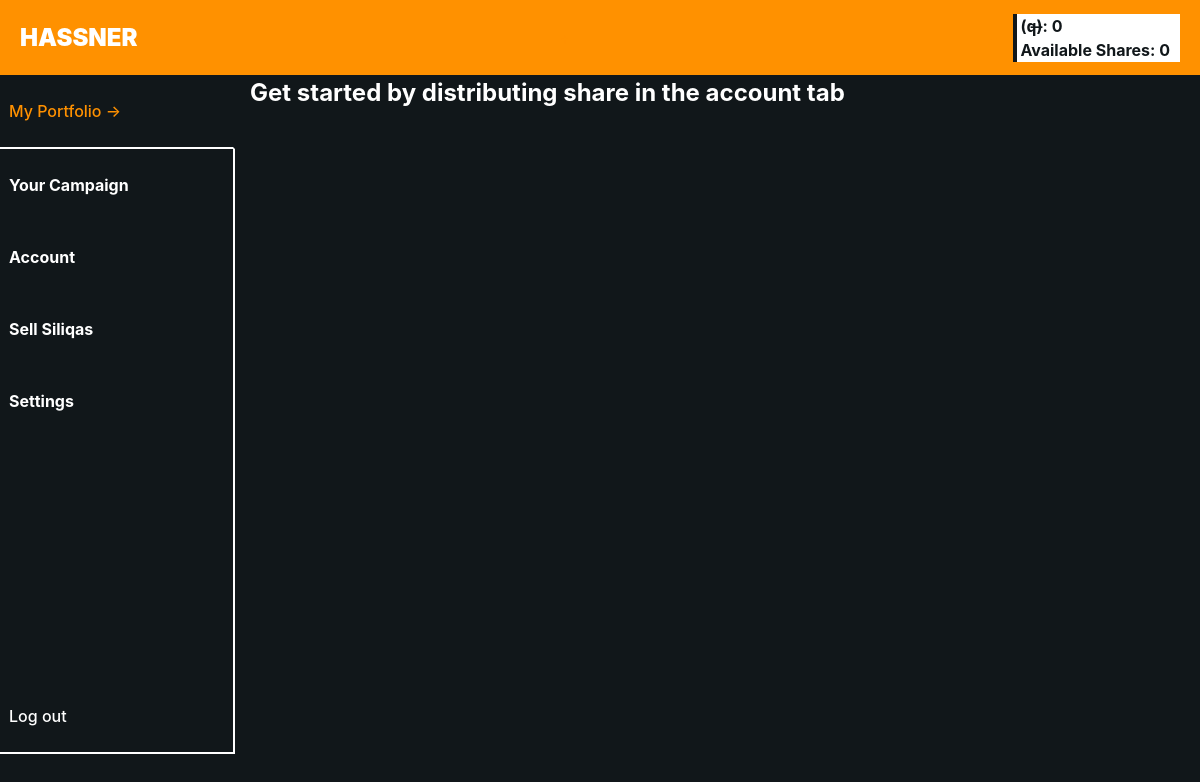
/frontend/artist/Artist.php (signed in), run on an earlier commit of the app's database.
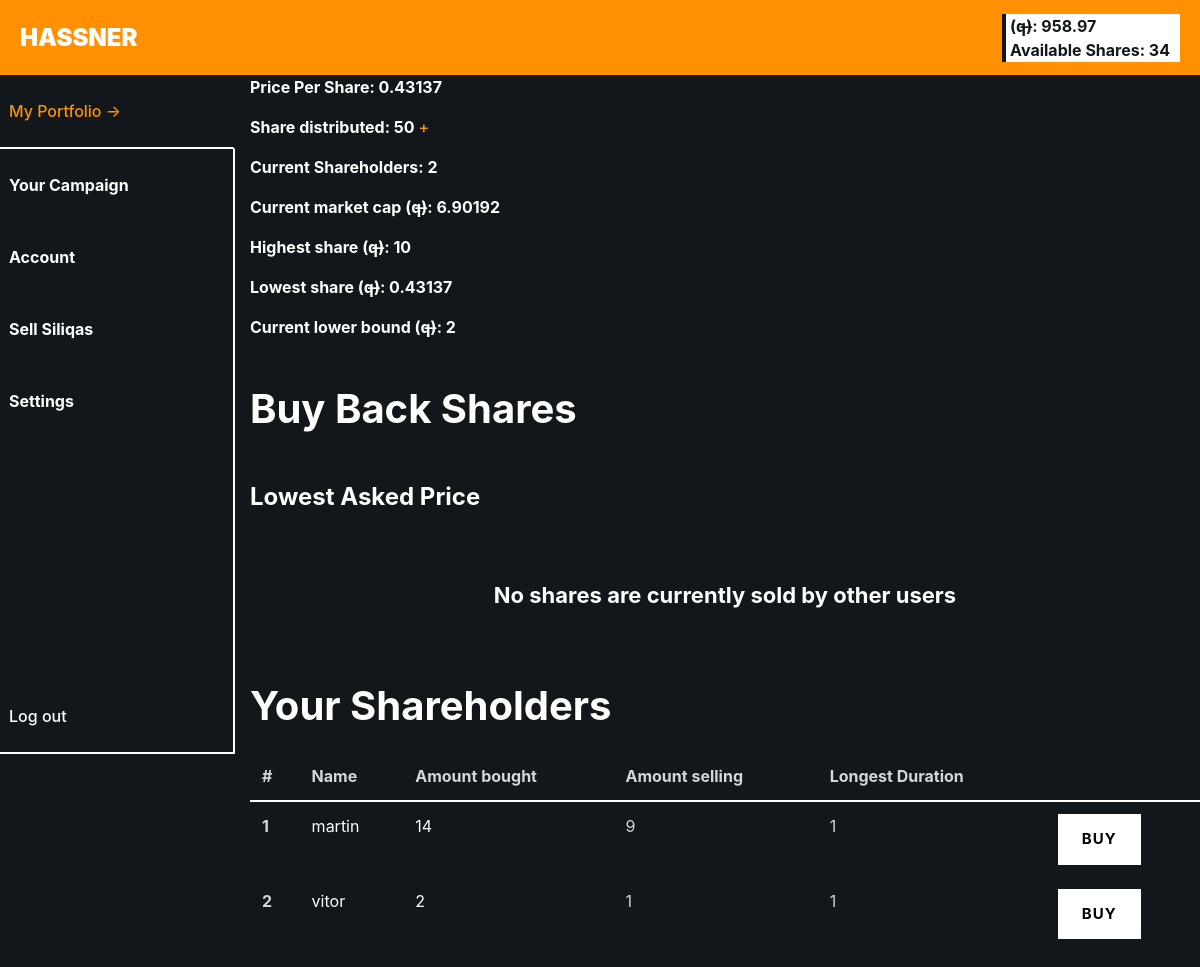
And on a later commit of the database.
### tables this page shows
CREATE TABLE `account` (
  `username` varchar(50) NOT NULL,
  `password` varchar(50) NOT NULL,
  `account_type` varchar(50) NOT NULL,
  `id` int(11) NOT NULL,
  `Shares` int(50) NOT NULL,
  `balance` float NOT NULL,
  `rate` float NOT NULL,
  `Share_Distributed` int(10) NOT NULL,
  `email` varchar(50) NOT NULL,
  `billing_address` varchar(10) NOT NULL,
  `Full_name` varchar(50) NOT NULL,
  `City` varchar(20) NOT NULL,
  `State` varchar(20) NOT NULL,
  `ZIP` varchar(6) NOT NULL,
  `Card_number` varchar(19) NOT NULL,
  `Transit_no` varchar(5) NOT NULL,
  `Inst_no` varchar(3) NOT NULL,
  `Account_no` varchar(11) NOT NULL,
  `Swift` varchar(8) NOT NULL,
  `price_per_share` float NOT NULL,
  `Monthly_shareholder` int(11) NOT NULL,
  `Income` float NOT NULL,
  `Market_cap` float NOT NULL,
  `lower_bound` float NOT NULL,
  `deposit` float NOT NULL
);

### APIs/logic.php (called while the page is built, shortened)
<?php
        function searchAccount($conn, $username)
        {
            $sql = "SELECT * FROM account WHERE username = ?";
            $stmt = $conn->prepare($sql);
            $stmt->bind_param('s', $username);
            $stmt->execute();
            $result = $stmt->get_result();
            return $result;
        }
        function searchArtistCurrentPricePerShare($conn, $artist_username)
        {
            $sql = "SELECT price_per_share FROM account WHERE username = ?";
            $stmt = $conn->prepare($sql);
            $stmt->bind_param('s', $artist_username);
            $stmt->execute();
            $result = $stmt->get_result();
            return $result;
        }
        function searchArtistTotalSharesBought($conn, $artist_username)
        {
            $sql = "SELECT no_of_share_bought FROM user_artist_share WHERE artist_username = ?";
            $stmt = $conn->prepare($sql);
            $stmt->bind_param('s', $artist_username);
            $stmt->execute();
            $result = $stmt->get_result();
            return $result;
        }
        function searchArtistHighestPrice($conn, $artist_username)
        {
            $sql = "SELECT MAX(selling_price) AS maximum FROM user_artist_sell_share WHERE artist_username = ?";
            $stmt = $conn->prepare($sql);
            $stmt->bind_param('s', $artist_username);
            $stmt->execute();
            $result = $stmt->get_result();
            return $result;
        }
        function searchArtistLowestPrice($conn, $artist_username)
        {
            $sql = "SELECT MIN(selling_price) AS minimum FROM user_artist_sell_share WHERE artist_username = ?";
            $stmt = $conn->prepare($sql);
            $stmt->bind_param('s', $artist_username);
            $stmt->execute();
            $result = $stmt->get_result();
            return $result;
        }
        function getArtistShareHolders($conn, $artist_username)
        {
            $sql = "SELECT user_username FROM user_artist_share WHERE artist_username = ?";
            $stmt = $conn->prepare($sql);
            $stmt->bind_param('s', $artist_username);
            $stmt->execute();
            $result = $stmt->get_result();
            return $result;
        }
        function getArtistShareLowerBound($conn, $artist_username)
        {
            $type = "artist";
            $sql = "SELECT lower_bound FROM account WHERE username = ? AND account_type = ?";
            $stmt = $conn->prepare($sql);
            $stmt->bind_param('ss', $artist_username, $type);
            $stmt->execute();
            $result = $stmt->get_result();
            return $result;
        }
        function getAskedPrices($conn, $artist_username)
        {
            $sql = "SELECT * FROM user_artist_sell_share WHERE artist_username = ?";
            $stmt = $conn->prepare($sql);
            $stmt->bind_param('s', $artist_username);
            $stmt->execute();
            $result = $stmt->get_result();
            return $result;
        }
?>

### APIs/artist/ArtistBackend.php (called while the page is built, shortened)
<?php
    function getArtistAccount($artist_username, $account_type)
    {
        $conn = connect();
        $result = searchAccount($conn, $artist_username);
        $account_info = $result->fetch_assoc();
        return $account_info;
    }
    function fetchCurrentShareholders($artist_username)
    {
        $conn = connect();
        return getArtistShareHolders($conn, $artist_username);
    }
    function calculateMarketCap($artist_username)
    {
        $conn = connect();
        $market_cap = 0;
        $res1 = searchArtistTotalSharesBought($conn, $artist_username);
        $res2 = searchArtistCurrentPricePerShare($conn, $artist_username);
        $pps = $res2->fetch_assoc();
        while($row = $res1->fetch_assoc())
        {
            $market_cap += ($row['no_of_share_bought'] * $pps['price_per_share']);
        }
        return $market_cap;
    }
?>

### APIs/Helper.php (called while the page is built, shortened)
<?php
    function getHighestOrLowestPPS($artist_username, $indicator)
    {
        if($indicator == "MAX")
        {
            $conn = connect();
            $res1 = searchArtistCurrentPricePerShare($conn, $artist_username);
            $market_price = $res1->fetch_assoc();
            $res2 = searchArtistHighestPrice($conn, $artist_username);
            $highest_asked_price = $res2->fetch_assoc();
            if($market_price['price_per_share'] < $highest_asked_price['maximum'])
            {
                return $highest_asked_price['maximum'];
            }
            return $market_price['price_per_share'];
        }
        else
        {
            $conn = connect();
            $res1 = searchArtistCurrentPricePerShare($conn, $artist_username);
            $market_price = $res1->fetch_assoc();
            $res2 = getAskedPrices($conn, $_SESSION['username']);
            $res3 = searchArtistLowestPrice($conn, $artist_username);
            $lowest_asked_price = $res3->fetch_assoc();
            if($market_price['price_per_share'] < $lowest_asked_price['minimum'])
            {
                return $market_price['price_per_share'];
            }
            return $market_price['price_per_share'];
        }
    }
?>

### frontend/artist/Artist.php (the view, shortened to what the rows shown need)
<?php
  include '../../APIs/control/Dependencies.php';
  include '../../APIs/artist/ArtistBackend.php';
  include '../../APIs/shared/MarketplaceBackend.php';
  $account_info = getArtistAccount($_SESSION['username'], "artist");
?>
<!doctype html>
<html lang="en">
  <head>
      <link href="https://rsms.me/inter/inter-ui.css" rel="stylesheet">
      <link rel="stylesheet" href="../css/default.css" id="theme-color">
      <link rel="stylesheet" href="../css/menu.css" id="theme-color">
      <link rel="stylesheet" href="../css/date_picker.css" type="text/css">
      <link rel="stylesheet" href="../css/slidebar.css" type="text/css">
  </head>
  <body class="bg-dark">
  <section class="smart-scroll">
      <div class="container-xxl">
          <nav class="navbar navbar-expand-md navbar-dark bg-orange">
              <a id = "href-hover" class="navbar-brand heading-black" href="#">
                  HASSNER
              </a>
              <div class="col text-right">
                  <a href="../APIs/IncreaseSharesDistributed.php" onclick='window.location.reload();'>+</a>
              </div>
              <div class="col text-right">
                  <a href="../APIs/DecreaseSharesDistributed.php" onclick='window.location.reload();'>-</a>
              </div>
              <div style="color: #11171a; font-weight: bold; background-color:white; border-left: 4px solid #11171a; border-right: 10px solid white;">
                <?php
                  echo ' &nbsp;(q̶): ';
                  echo round($account_info['balance'], 2);
                  $unbought = $account_info['Share_Distributed'] - $account_info['Shares'];
                  echo '<br> &nbsp;Available Shares: ';
                  echo $unbought;
                ?>
              </div>
          </nav>
      </div>
  </section>
  <section id="login">
      <div class="container-fluid">
          <div class="row">
                  <div class="col">
                    <?php
                        if($_SESSION['display'] == 1)
                        {
                        }
                        else if($_SESSION['display'] == 2 || $_SESSION['display'] == 0)
                        {
                            if($account_info['Share_Distributed'] == 0)
                            {
                                echo '<h3>Get started by distributing share in the account tab</h3>';
                            }
                            else
                            {
                                $shareholder_list = fetchCurrentShareholders($_SESSION['username']);
                                $market_cap = calculateMarketCap($_SESSION['username']);
                                $high = getHighestOrLowestPPS($_SESSION['username'], "MAX");
                                $low = getHighestOrLowestPPS($_SESSION['username'], "MIN");
                                $lower_bound = getLowerBound($_SESSION['username']);
                                echo '<h6>Price Per Share: '.$account_info['price_per_share'].'</h6>';
                                echo '
                                    <form action="../../APIs/control/MenuDisplayArtistBackend.php" method="post">
                                        <h6>Share distributed: '.$account_info['Share_Distributed'].' <input name="display_type" type="submit" id="menu-style" style="border:1px white; background-color: transparent; color: #ff9100;" value="+">
                                    </form>
                                    ';
                                echo '<h6>Current Shareholders: '.$shareholder_list->num_rows.'</h6>';
                                echo '<h6>Current market cap (q̶): '.$market_cap.'</h6>';
                                echo '<h6>Highest share (q̶): '.$high.'</h6>';
                                echo '<h6>Lowest share (q̶): '.$low.'</h6>';
                                echo '<h6>Current lower bound (q̶): '.$lower_bound.'</h6>';
                                echo '
                                        <br>
                                        <h2>Buy Back Shares</h2>
                                ';
                                echo '
                                        <br>
                                        <h2>Your Shareholders</h2>
                                ';
                                $shareholder_names = array();
                                $shareholder_shares_bought = array();
                                $shareholder_shares_sold = array();
                                $shareholder_shares_duration = array();
                                echo '
                                        <table class="table">
                                            <thead class="thead-orange">
                                                <tr>
                                                    <th scope="col" class="bg-dark">#</th>
                                                    <th scope="col" class="bg-dark">Name</th>
                                                    <th scope="col" class="bg-dark">Amount bought</th>
                                                    <th scope="col" class="bg-dark">Amount selling</th>
                                                    <th scope="col" class="bg-dark">Longest Duration</th>
                                                    <th scope="col" class="bg-dark"></th>
                                                </tr>
                                            </thead>
                                            <tbody>
                                ';
                                for($i=0; $i<sizeof($shareholder_names); $i++)
                                {
                                    $index = $i+1;
                                    echo'
                                                    <tr>
                                                        <th scope="row">'.$index.'</th>
                                                        <td style="color: white">'.$shareholder_names[$i].'</td>
                                                        <td style="color: white">'.$shareholder_shares_bought[$i].'</td>
                                                        <td>'.$shareholder_shares_sold[$i].'</td>
                                                        <td>'.$shareholder_shares_duration[$i].'</td>
                                                        <form action="#" method="post">
                                                            <td><input name="buy_back_share" role="button" type="submit" class="btn btn-primary" value="Buy" onclick="window.location.reload();"></td>
                                                        </form>
                                                    </tr>
                                    ';
                                }
                                echo '
                                            </tbody>
                                        </table>
                                ';
                            }
                        }
                    ?>
                </div>
          </div>
      </div>
  </section>
  </body>
</html>

What changed in the data, as far as the page shows it:
changed account: balance "0" → "958.97"; unbought "0" → "34"; price_per_share (not shown) → "0.43137"; Share_Distributed (not shown) → "50"; lower_bound (not shown) → "2"
Also different on the page:
form field display_type: (not shown) → "+"
$shareholder_list->num_rows: (not shown) → "2"
$market_cap: (not shown) → "6.90192"
$high: (not shown) → "10"
text no longer shown: "Get started by distributing share in the account tab"
text now shown: "Price Per Share: Share distributed: Current Shareholders: Current market cap (q̶): Highest share (q̶): Lowest share (q̶): Current lower bound (q̶): Buy Back Shares Lowest Asked Price No shares are currently sold by other users Your Shareholders # Name Amount bought Amount selling Longest Duration"
new list line: "1 martin 14 9 1 Buy"
new list line: "2 vitor 2 1 1 Buy"
